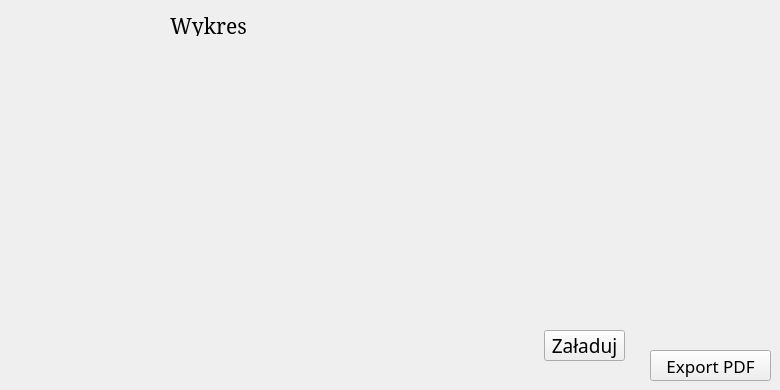
        <widget class="QWidget" name="tab_2">
         <attribute name="title">
          <string>Signal</string>
         </attribute>
         <widget class="QPushButton" name="Signa_zaladuj">
          <property name="geometry">
           <rect>
            <x>544</x>
            <y>330</y>
            <width>81</width>
            <height>31</height>
           </rect>
          </property>
          <property name="sizePolicy">
           <sizepolicy hsizetype="Fixed" vsizetype="Fixed">
            <horstretch>0</horstretch>
            <verstretch>0</verstretch>
           </sizepolicy>
          </property>
          <property name="minimumSize">
           <size>
            <width>81</width>
            <height>0</height>
           </size>
          </property>
          <property name="font">
           <font>
            <family>Monotype Corsiva</family>
            <pointsize>14</pointsize>
           </font>
          </property>
          <property name="text">
           <string>Załaduj</string>
          </property>
         </widget>
         <widget class="QLabel" name="Signal_label">
          <property name="geometry">
           <rect>
            <x>170</x>
            <y>15</y>
            <width>121</width>
            <height>21</height>
           </rect>
          </property>
          <property name="sizePolicy">
           <sizepolicy hsizetype="Expanding" vsizetype="Fixed">
            <horstretch>0</horstretch>
            <verstretch>0</verstretch>
           </sizepolicy>
          </property>
          <property name="minimumSize">
           <size>
            <width>121</width>
            <height>21</height>
           </size>
          </property>
          <property name="maximumSize">
           <size>
            <width>130</width>
            <height>21</height>
           </size>
          </property>
          <property name="font">
           <font>
            <family>MS Serif</family>
            <pointsize>16</pointsize>
            <weight>50</weight>
            <bold>false</bold>
           </font>
          </property>
          <property name="text">
           <string>Wykres</string>
          </property>
         </widget>
         <widget class="QPushButton" name="Signal_to_pdf">
          <property name="geometry">
           <rect>
            <x>650</x>
            <y>350</y>
            <width>121</width>
            <height>31</height>
           </rect>
          </property>
          <property name="sizePolicy">
           <sizepolicy hsizetype="Fixed" vsizetype="Fixed">
            <horstretch>0</horstretch>
            <verstretch>0</verstretch>
           </sizepolicy>
          </property>
          <property name="minimumSize">
           <size>
            <width>121</width>
            <height>31</height>
           </size>
          </property>
          <property name="maximumSize">
           <size>
            <width>121</width>
            <height>31</height>
           </size>
          </property>
          <property name="font">
           <font>
            <family>Monotype Corsiva</family>
            <pointsize>13</pointsize>
           </font>
          </property>
          <property name="text">
           <string>Export PDF</string>
          </property>
         </widget>
         <widget class="Visualisation" name="Signal_graph" native="true">
          <property name="geometry">
           <rect>
            <x>10</x>
            <y>40</y>
            <width>731</width>
            <height>261</height>
           </rect>
          </property>
         </widget>
        </widget>
